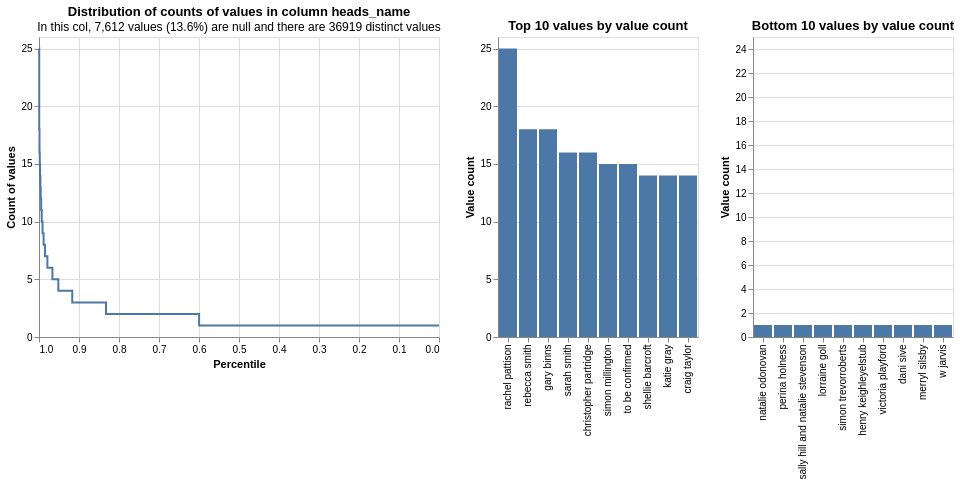

Notebook cell for this chart:
### Code cell
profile_columns(gias, db_api=db_api, column_expressions=["heads_name"])

### Figure 1 — Vega-Lite specification as saved in the notebook (floating-point values rounded to 4 significant figures)
{"config": {"view": {"continuousWidth": 400, "continuousHeight": 300}}, "vconcat": [{"hconcat": [{"mark": {"type": "line", "interpolate": "step-before"}, "data": {"values": [{"percentile_ex_nulls": 0.9995, "percentile_inc_nulls": 0.9996, "value_count": 25, "group_name": "heads_name", "total_non_null_rows": 48560, "total_rows_inc_nulls": 56172, "sum_tokens_in_value_count_group": 25, "distinct_value_count": 36919}, {"percentile_ex_nulls": 0.9987, "percentile_inc_nulls": 0.9989, "value_count": 18, "group_name": "heads_name", "total_non_null_rows": 48560, "total_rows_inc_nulls": 56172, "sum_tokens_in_value_count_group": 36, "distinct_value_count": 36919}, {"percentile_ex_nulls": 0.9981, "percentile_inc_nulls": 0.9983, "value_count": 16, "group_name": "heads_name", "total_non_null_rows": 48560, "total_rows_inc_nulls": 56172, "sum_tokens_in_value_count_group": 32, "distinct_value_count": 36919}, {"percentile_ex_nulls": 0.9975, "percentile_inc_nulls": 0.9978, "value_count": 15, "group_name": "heads_name", "total_non_null_rows": 48560, "total_rows_inc_nulls": 56172, "sum_tokens_in_value_count_group": 30, "distinct_value_count": 36919}, {"percentile_ex_nulls": 0.9966, "percentile_inc_nulls": 0.9971, "value_count": 14, "group_name": "heads_name", "total_non_null_rows": 48560, "total_rows_inc_nulls": 56172, "sum_tokens_in_value_count_group": 42, "distinct_value_count": 36919}, {"percentile_ex_nulls": 0.9958, "percentile_inc_nulls": 0.9964, "value_count": 13, "group_name": "heads_name", "total_non_null_rows": 48560, "total_rows_inc_nulls": 56172, "sum_tokens_in_value_count_group": 39, "distinct_value_count": 36919}, {"percentile_ex_nulls": 0.9946, "percentile_inc_nulls": 0.9953, "value_count": 12, "group_name": "heads_name", "total_non_null_rows": 48560, "total_rows_inc_nulls": 56172, "sum_tokens_in_value_count_group": 60, "distinct_value_count": 36919}, {"percentile_ex_nulls": 0.9932, "percentile_inc_nulls": 0.9941, "value_count": 11, "group_name": "heads_name", "total_non_null_rows": 48560, "total_rows_inc_nulls": 56172, "sum_tokens_in_value_count_group": 66, "distinct_value_count": 36919}, {"percentile_ex_nulls": 0.9911, "percentile_inc_nulls": 0.9923, "value_count": 10, "group_name": "heads_name", "total_non_null_rows": 48560, "total_rows_inc_nulls": 56172, "sum_tokens_in_value_count_group": 100, "distinct_value_count": 36919}, {"percentile_ex_nulls": 0.9886, "percentile_inc_nulls": 0.9901, "value_count": 9, "group_name": "heads_name", "total_non_null_rows": 48560, "total_rows_inc_nulls": 56172, "sum_tokens_in_value_count_group": 126, "distinct_value_count": 36919}, {"percentile_ex_nulls": 0.9849, "percentile_inc_nulls": 0.987, "value_count": 8, "group_name": "heads_name", "total_non_null_rows": 48560, "total_rows_inc_nulls": 56172, "sum_tokens_in_value_count_group": 176, "distinct_value_count": 36919}, {"percentile_ex_nulls": 0.979, "percentile_inc_nulls": 0.9819, "value_count": 7, "group_name": "heads_name", "total_non_null_rows": 48560, "total_rows_inc_nulls": 56172, "sum_tokens_in_value_count_group": 287, "distinct_value_count": 36919}, {"percentile_ex_nulls": 0.9665, "percentile_inc_nulls": 0.9711, "value_count": 6, "group_name": "heads_name", "total_non_null_rows": 48560, "total_rows_inc_nulls": 56172, "sum_tokens_in_value_count_group": 606, "distinct_value_count": 36919}, {"percentile_ex_nulls": 0.9517, "percentile_inc_nulls": 0.9583, "value_count": 5, "group_name": "heads_name", "total_non_null_rows": 48560, "total_rows_inc_nulls": 56172, "sum_tokens_in_value_count_group": 720, "distinct_value_count": 36919}, {"percentile_ex_nulls": 0.9169, "percentile_inc_nulls": 0.9281, "value_count": 4, "group_name": "heads_name", "total_non_null_rows": 48560, "total_rows_inc_nulls": 56172, "sum_tokens_in_value_count_group": 1692, "distinct_value_count": 36919}, {"percentile_ex_nulls": 0.8325, "percentile_inc_nulls": 0.8552, "value_count": 3, "group_name": "heads_name", "total_non_null_rows": 48560, "total_rows_inc_nulls": 56172, "sum_tokens_in_value_count_group": 4095, "distinct_value_count": 36919}, {"percentile_ex_nulls": 0.5997, "percentile_inc_nulls": 0.654, "value_count": 2, "group_name": "heads_name", "total_non_null_rows": 48560, "total_rows_inc_nulls": 56172, "sum_tokens_in_value_count_group": 11306, "distinct_value_count": 36919}, {"percentile_ex_nulls": 0.0, "percentile_inc_nulls": 0.1355, "value_count": 1, "group_name": "heads_name", "total_non_null_rows": 48560, "total_rows_inc_nulls": 56172, "sum_tokens_in_value_count_group": 29122, "distinct_value_count": 36919}, {"percentile_ex_nulls": 1.0, "percentile_inc_nulls": 1.0, "value_count": 25, "group_name": "heads_name", "total_non_null_rows": 48560, "total_rows_inc_nulls": 56172, "sum_tokens_in_value_count_group": 25, "distinct_value_count": 36919}]}, "encoding": {"tooltip": [{"field": "value_count", "type": "quantitative"}, {"field": "percentile_ex_nulls", "type": "quantitative"}, {"field": "percentile_inc_nulls", "type": "quantitative"}, {"field": "total_non_null_rows", "type": "quantitative"}, {"field": "total_rows_inc_nulls", "type": "quantitative"}], "x": {"field": "percentile_ex_nulls", "sort": "descending", "title": "Percentile", "type": "quantitative"}, "y": {"field": "value_count", "title": "Count of values", "type": "quantitative"}}, "title": {"text": "Distribution of counts of values in column heads_name", "subtitle": "In this col, 7,612 values (13.6%) are null and there are 36919 distinct values"}}, {"mark": "bar", "data": {"values": [{"value_count": 25, "group_name": "heads_name", "value": "rachel pattison", "total_non_null_rows": 48560, "total_rows_inc_nulls": 56172, "distinct_value_count": 36919}, {"value_count": 18, "group_name": "heads_name", "value": "rebecca smith", "total_non_null_rows": 48560, "total_rows_inc_nulls": 56172, "distinct_value_count": 36919}, {"value_count": 18, "group_name": "heads_name", "value": "gary binns", "total_non_null_rows": 48560, "total_rows_inc_nulls": 56172, "distinct_value_count": 36919}, {"value_count": 16, "group_name": "heads_name", "value": "sarah smith", "total_non_null_rows": 48560, "total_rows_inc_nulls": 56172, "distinct_value_count": 36919}, {"value_count": 16, "group_name": "heads_name", "value": "christopher partridge", "total_non_null_rows": 48560, "total_rows_inc_nulls": 56172, "distinct_value_count": 36919}, {"value_count": 15, "group_name": "heads_name", "value": "simon millington", "total_non_null_rows": 48560, "total_rows_inc_nulls": 56172, "distinct_value_count": 36919}, {"value_count": 15, "group_name": "heads_name", "value": "to be confirmed", "total_non_null_rows": 48560, "total_rows_inc_nulls": 56172, "distinct_value_count": 36919}, {"value_count": 14, "group_name": "heads_name", "value": "shellie barcroft", "total_non_null_rows": 48560, "total_rows_inc_nulls": 56172, "distinct_value_count": 36919}, {"value_count": 14, "group_name": "heads_name", "value": "katie gray", "total_non_null_rows": 48560, "total_rows_inc_nulls": 56172, "distinct_value_count": 36919}, {"value_count": 14, "group_name": "heads_name", "value": "craig taylor", "total_non_null_rows": 48560, "total_rows_inc_nulls": 56172, "distinct_value_count": 36919}]}, "encoding": {"tooltip": [{"field": "value", "type": "nominal"}, {"field": "value_count", "type": "quantitative"}, {"field": "total_non_null_rows", "type": "quantitative"}, {"field": "total_rows_inc_nulls", "type": "quantitative"}], "x": {"field": "value", "sort": "-y", "title": null, "type": "nominal"}, "y": {"field": "value_count", "title": "Value count", "type": "quantitative"}}, "title": "Top 10 values by value count"}, {"mark": "bar", "data": {"values": [{"value_count": 1, "group_name": "heads_name", "value": "natalie odonovan", "total_non_null_rows": 48560, "total_rows_inc_nulls": 56172, "distinct_value_count": 36919}, {"value_count": 1, "group_name": "heads_name", "value": "perina holness", "total_non_null_rows": 48560, "total_rows_inc_nulls": 56172, "distinct_value_count": 36919}, {"value_count": 1, "group_name": "heads_name", "value": "sally hill and natalie stevenson", "total_non_null_rows": 48560, "total_rows_inc_nulls": 56172, "distinct_value_count": 36919}, {"value_count": 1, "group_name": "heads_name", "value": "lorraine goll", "total_non_null_rows": 48560, "total_rows_inc_nulls": 56172, "distinct_value_count": 36919}, {"value_count": 1, "group_name": "heads_name", "value": "simon trevorroberts", "total_non_null_rows": 48560, "total_rows_inc_nulls": 56172, "distinct_value_count": 36919}, {"value_count": 1, "group_name": "heads_name", "value": "henry keighleyelstub", "total_non_null_rows": 48560, "total_rows_inc_nulls": 56172, "distinct_value_count": 36919}, {"value_count": 1, "group_name": "heads_name", "value": "victoria playford", "total_non_null_rows": 48560, "total_rows_inc_nulls": 56172, "distinct_value_count": 36919}, {"value_count": 1, "group_name": "heads_name", "value": "dani sive", "total_non_null_rows": 48560, "total_rows_inc_nulls": 56172, "distinct_value_count": 36919}, {"value_count": 1, "group_name": "heads_name", "value": "merryl silsby", "total_non_null_rows": 48560, "total_rows_inc_nulls": 56172, "distinct_value_count": 36919}, {"value_count": 1, "group_name": "heads_name", "value": "w jarvis", "total_non_null_rows": 48560, "total_rows_inc_nulls": 56172, "distinct_value_count": 36919}]}, "encoding": {"tooltip": [{"field": "value", "type": "nominal"}, {"field": "value_count", "type": "quantitative"}, {"field": "total_non_null_rows", "type": "quantitative"}, {"field": "total_rows_inc_nulls", "type": "quantitative"}], "x": {"field": "value", "sort": "-y", "title": null, "type": "nominal"}, "y": {"field": "value_count", "scale": {"domain": [0, 25]}, "title": "Value count", "type": "quantitative"}}, "title": "Bottom 10 values by value count"}]}], "$schema": "https://vega.github.io/schema/vega-lite/v5.9.3.json"}
